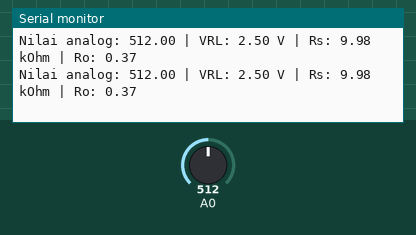
Recording of a sketch running on a simulated Arduino Uno, built with avr-gcc and run on an emulated ATmega328P. On the bench: the last lines printed to the serial monitor. The test bench sets the inputs (shaded band); at power-on: A0 = 512.

Above: at 1.8 s.
1.9 s: A0 set to 0
At 2.8 s:
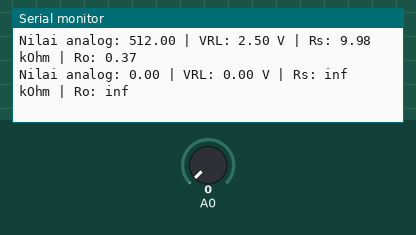
4.5 s: A0 set to 122
At 5.8 s:
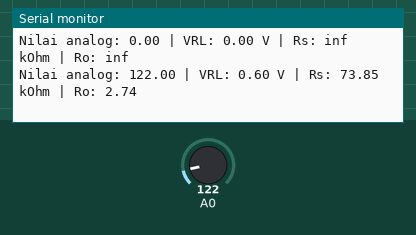

The sketch:

cari_RO.ino
```cpp
#define RL 10.0  // Load resistor dalam kOhm (moul MQ-7: 10kΩ)

float analogValue = 0;
float VRL = 0;
float Rs = 0;
float Ro = 0;

void setup() {
  pinMode(A0, INPUT);
  Serial.begin(9600);
}

void loop() {
  // Baca nilai analog dari pin A0 (0–1023)
  analogValue = analogRead(A0);

  // Konversi nilai analog ke tegangan (0–5V)
  VRL = analogValue * (5.0 / 1023.0);

  // Hitung nilai Rs (sensor resistance)
  Rs = ((5.0 / VRL) - 1.0) * RL;

  // Kalibrasi Ro (di udara bersih)
  // Untuk MQ-7, Rs/Ro ~ 27 di udara bersih (dari datasheet)
  Ro = Rs / 27;

  // Tampilkan hasil
  Serial.print("Nilai analog: ");
  Serial.print(analogValue);
  Serial.print(" | VRL: ");
  Serial.print(VRL, 2);
  Serial.print(" V | Rs: ");
  Serial.print(Rs, 2);
  Serial.print(" kOhm | Ro: ");
  Serial.println(Ro, 2);

  delay(1000);
}
```

Measured:
- after the input at 1.9 s, the serial monitor: prints a new line after 0.10 s (image 1)
- after the input at 4.5 s, the serial monitor: prints a new line after 0.51 s (image 2)
